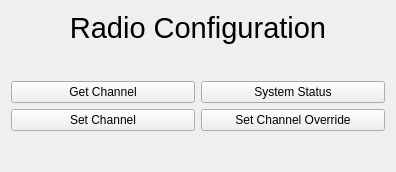
<?xml version="1.0" encoding="UTF-8"?>
<ui version="4.0">
 <class>Form</class>
 <widget class="QWidget" name="Form">
  <property name="geometry">
   <rect>
    <x>0</x>
    <y>0</y>
    <width>396</width>
    <height>172</height>
   </rect>
  </property>
  <property name="windowTitle">
   <string>Form</string>
  </property>
  <layout class="QGridLayout" name="gridLayout">
   <item row="1" column="0" colspan="2">
    <widget class="QLabel" name="titleLabel">
     <property name="font">
      <font>
       <pointsize>22</pointsize>
      </font>
     </property>
     <property name="text">
      <string>Radio Configuration</string>
     </property>
     <property name="alignment">
      <set>Qt::AlignCenter</set>
     </property>
    </widget>
   </item>
   <item row="3" column="0">
    <widget class="QPushButton" name="getChannelButton">
     <property name="text">
      <string>Get Channel</string>
     </property>
    </widget>
   </item>
   <item row="3" column="1">
    <widget class="QPushButton" name="getSystemStatusButton">
     <property name="text">
      <string>System Status</string>
     </property>
    </widget>
   </item>
   <item row="4" column="0">
    <widget class="QPushButton" name="setChannelButton">
     <property name="text">
      <string>Set Channel</string>
     </property>
    </widget>
   </item>
   <item row="4" column="1">
    <widget class="QPushButton" name="setChannelOverrideButton">
     <property name="text">
      <string>Set Channel Override</string>
     </property>
    </widget>
   </item>
   <item row="5" column="0" colspan="2">
    <widget class="QLabel" name="channelLabel">
     <property name="text">
      <string/>
     </property>
    </widget>
   </item>
   <item row="2" column="0" colspan="2">
    <widget class="QLabel" name="label">
     <property name="text">
      <string/>
     </property>
    </widget>
   </item>
  </layout>
 </widget>
 <resources/>
 <connections/>
</ui>
